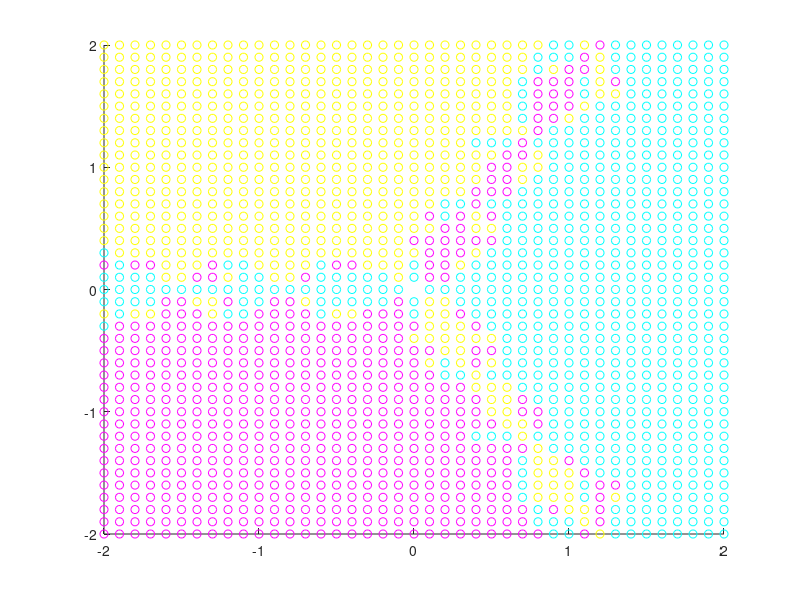

Reproduce this figure in MATLAB.
#z^3-1
#аналитически находим корни r1, r2, r3
#z = x+iy
#методом ньютона 40-50 ходами
#прямоугольник -2 до 2 по х и у, оцениваем каждую точку к какому корню сойдется z0
#разные цвета для корней
#roots - найдет корни полинома
polynom1 = [1 0 0 -1];
r = roots(polynom1);
#производная от x^3 - 1
f = @(x) x^3 - 1;
df = @(x) 3*x.^2;
for l = -2:0.1:2
  for j = -2:0.1:2
    z0 = l+j*i;
    zprev = z0;
    z1 = z0 - (f(z0)./df(z0));
    step = 1;
    while (abs(z1 - zprev) > 1e-6 && step < 40 )
      zprev = z1;
      z1 = zprev - (f(zprev)./df(zprev));
      step = step + 1;
    endwhile
    hold on;
    if ((z1 - r(1)) < 1e-6)
      plot(l, j, 'y', 'marker', 'o');
    endif
    if ((z1 - r(2)) < 1e-6)
      plot(l, j, 'm', 'marker', 'o');
    endif
    if ((z1 - r(3)) < 1e-6)
      plot(l, j, 'c', 'marker', 'o');
    endif
  endfor
endfor

